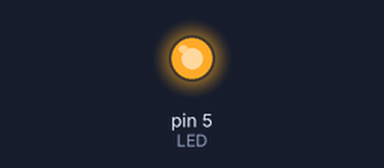
A sketch run on a simulated Arduino Uno, built with avr-gcc and run on an emulated ATmega328P. On the bench: output pins drawn as LEDs (lit = HIGH).

Above: at 0.1 s.
Timing chart, 0 to 1.6 s (numbered marks = the images above):
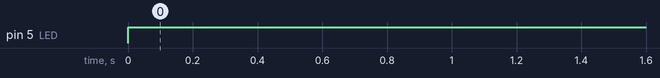

The sketch:

pin_toggle_ifcondition.ino
```cpp
/*
* Pin toggling using if condition
* Author : Akshul
* Created On : 11 July 21

* Memory usage -
Sketch uses 1742 bytes (5%) of program storage space.
Global variables use 249 bytes (12%) of dynamic memory
*/

#define LED 5
bool led_state = 0;  // initializing using bool as the variable will toggle between 1 and 0 only

void setup()
{
	pinMode(LED, OUTPUT);
	Serial.begin(9600);
}

void loop()
{
	led_state = Serial.read();
	if(led_state == 1)
	{
		digitalWrite(LED, HIGH);
	}

	else
	{
		digitalWrite(LED, LOW);
	}
}
```

Measured:
- by itself, pin 5 (LED): LOW → HIGH at 0.00 s
